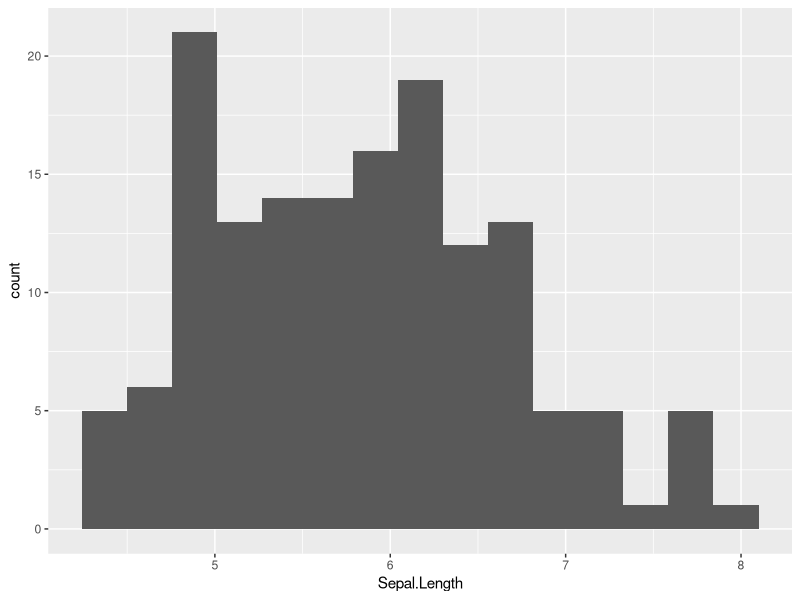
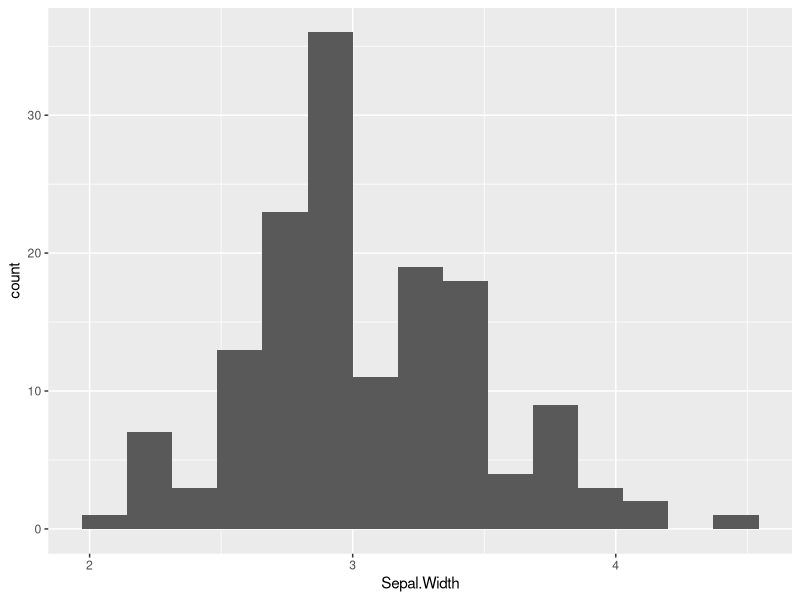
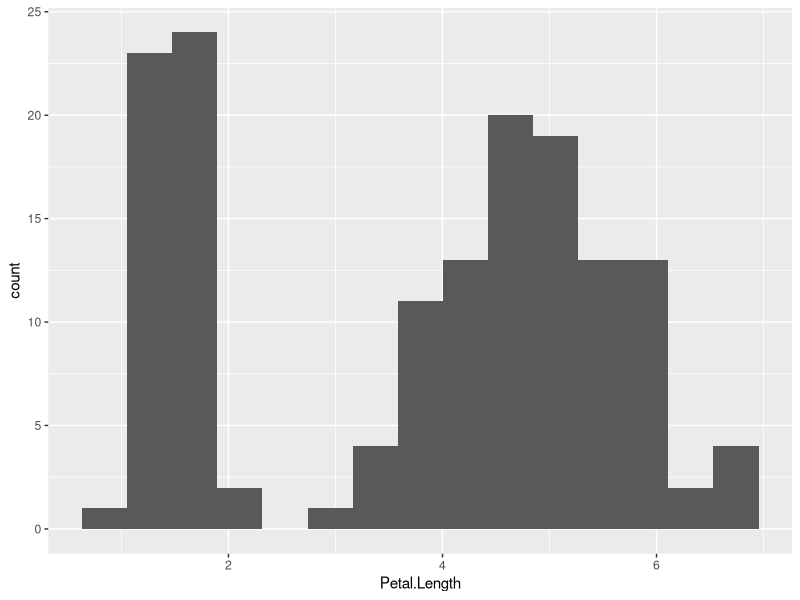
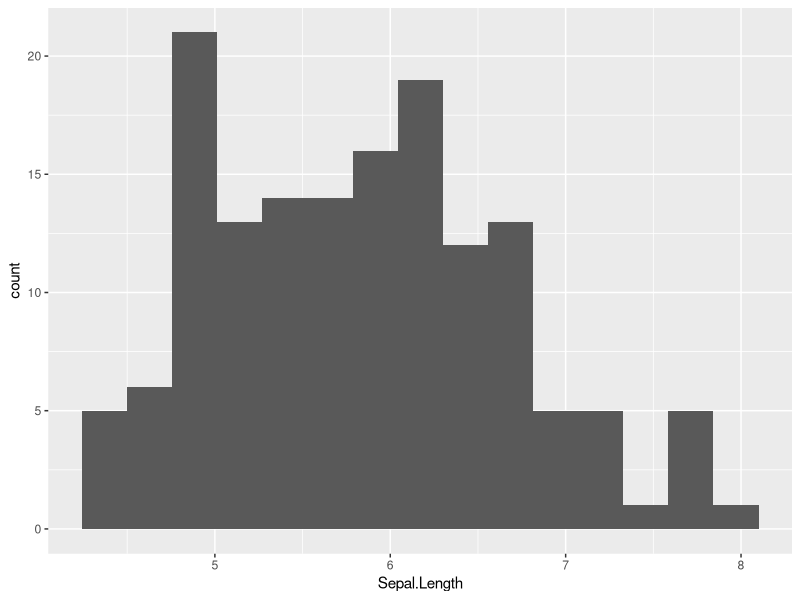
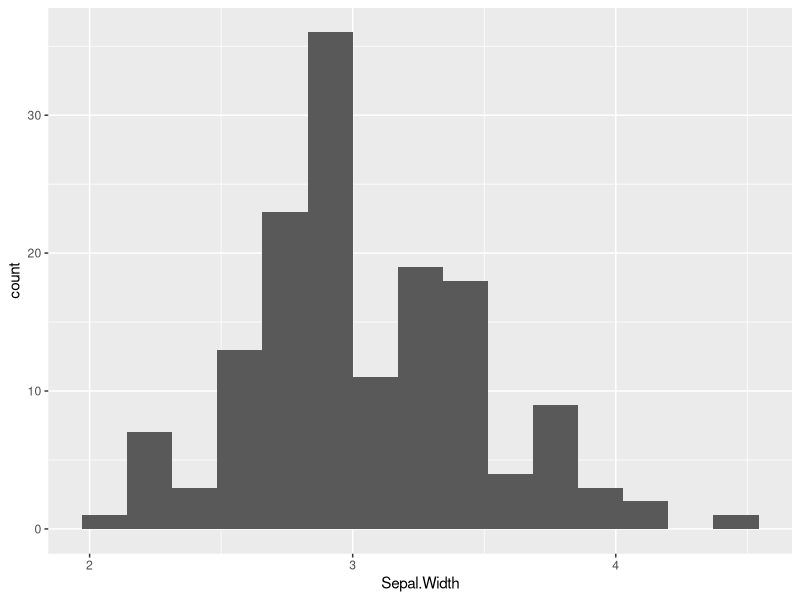
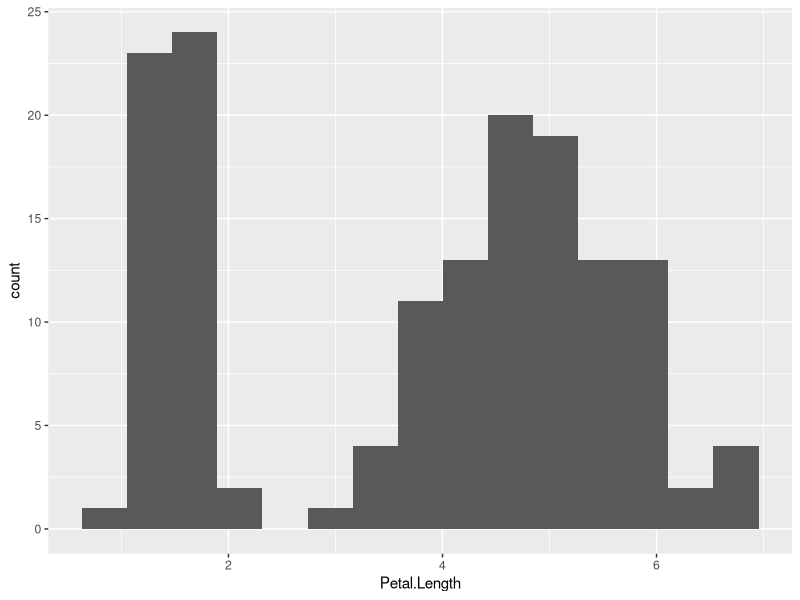
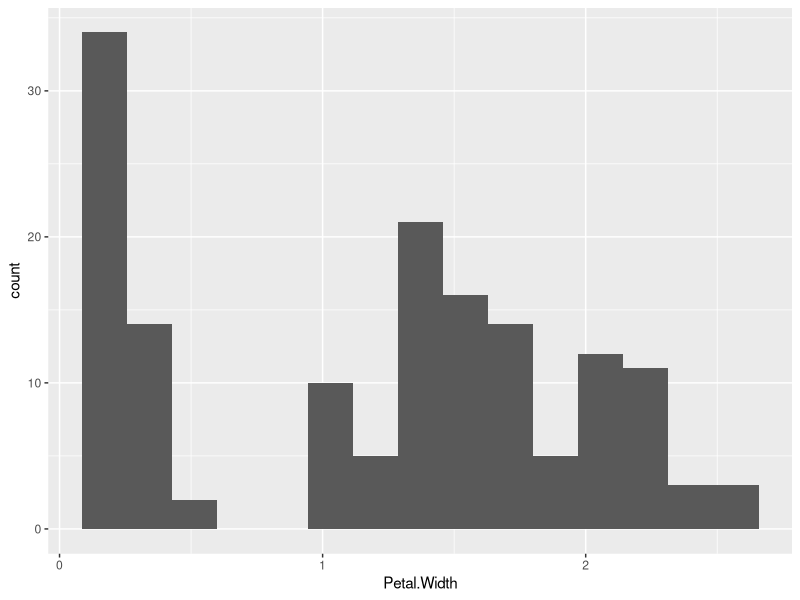

These charts were generated, in order, by the following R code:
## ---- chunk 1
#| label: setup
#| include: false
knitr::opts_chunk$set(
  echo = TRUE,
  message = FALSE,
  warning = FALSE,
  fig.width = 6,
  fig.height = 3.6,
  fig.align = "center",
  dpi = 120,
  fig.path = "_figs/purrr-practice/"
)
library(tidyverse)
## ---- chunk 2
#| label: libraries
set.seed(612)
library(tidyverse)
## ---- chunk 3
#| label: check-claims
#| include: false
mpg_by_cyl <- split(mtcars$mpg, mtcars$cyl)
stopifnot(is.list(map(mpg_by_cyl, mean)))
stopifnot(is.double(map_dbl(mpg_by_cyl, mean)))
stopifnot(all.equal(unlist(map(mpg_by_cyl, mean)), map_dbl(mpg_by_cyl, mean)))
shipping_cost <- pmap_dbl(
  list(c(3, 4, 5), c(2, 5, 8), c(1.5, 2, 2.5)),
  \(base_fee, weight, rate) base_fee + weight * rate
)
stopifnot(all.equal(shipping_cost, c(6, 14, 25)))
## ---- chunk 4
#| label: ex1-worked
mpg_by_cyl <- split(mtcars$mpg, mtcars$cyl)
str(mpg_by_cyl)
map(mpg_by_cyl, mean)
map_dbl(mpg_by_cyl, mean)
## ---- chunk 5
#| label: ex1-solution
hp_by_gear <- split(mtcars$hp, mtcars$gear)
map(hp_by_gear, max)
map_dbl(hp_by_gear, max)
## ---- chunk 6
#| label: ex2-worked
map(iris, class)
iris |>
  select(where(is.numeric)) |>
  map_dbl(sd)
## ---- chunk 7
#| label: ex2-solution
iris |>
  select(where(is.numeric)) |>
  map_dbl(median)
map_chr(iris, class)
## ---- chunk 8
#| label: ex3-worked
map_lgl(airquality, \(x) any(is.na(x)))
map_int(airquality, \(x) sum(is.na(x)))
## ---- chunk 9
#| label: ex3-solution
missing_proportion <- map_dbl(airquality, \(x) mean(is.na(x)))
missing_proportion
missing_any <- map_lgl(airquality, \(x) any(is.na(x)))
names(missing_any)[missing_any]
mean(airquality$Ozone, na.rm = TRUE)
map_dbl(airquality["Ozone"], \(x) mean(x, na.rm = TRUE))
## ---- chunk 10
#| label: ex4-worked
iris |>
  group_by(Species) |>
  summarise(
    across(
      ends_with("Length"),
      list(mean = mean, sd = sd),
      .names = "{.col}_{.fn}"
    ),
    .groups = "drop"
  )
## ---- chunk 11
#| label: ex4-solution
iris |>
  group_by(Species) |>
  summarise(
    across(
      c(Sepal.Width, Petal.Width),
      list(median = median, IQR = IQR),
      .names = "{.col}_{.fn}"
    ),
    .groups = "drop"
  )
## ---- chunk 12
#| label: ex5-worked
mean_sd <- function(x) {
  tibble(mean = mean(x, na.rm = TRUE), sd = sd(x, na.rm = TRUE))
}
length_by_supp <- split(ToothGrowth$len, ToothGrowth$supp)
results <- map(length_by_supp, mean_sd)
results
bind_rows(results, .id = "supp")
## ---- chunk 13
#| label: ex5-solution
five_number <- function(x) {
  tibble(minimum = min(x), median = median(x), maximum = max(x))
}
ToothGrowth$len |>
  split(ToothGrowth$dose) |>
  map(five_number) |>
  bind_rows(.id = "dose")
## ---- chunk 14
#| label: ex6-worked
mpg <- mtcars$mpg[1:5]
distance <- c(100, 150, 80, 120, 200)
price_per_gallon <- 3.50
cost <- map2_dbl(distance, mpg, \(d, m) (d / m) * price_per_gallon)
tibble(car = rownames(mtcars)[1:5], distance, mpg, cost)
## ---- chunk 15
#| label: ex6-solution
d <- c(50, 75, 100, 125, 150)
m <- mtcars$mpg[1:5]
fuel_cost <- map2_dbl(d, m, \(distance, mpg) distance / mpg * 4)
tibble(car = rownames(mtcars)[1:5], fuel_cost)
## ---- chunk 16
#| label: ex7-worked
trips <- tibble(
  car = rownames(mtcars)[1:4],
  distance = c(50, 100, 150, 200),
  mpg = mtcars$mpg[1:4],
  price = c(3.25, 3.50, 3.75, 4.00)
)
trips |>
  mutate(
    cost = pmap_dbl(
      list(distance, mpg, price),
      \(distance, mpg, price) distance / mpg * price
    )
  )
## ---- chunk 17
#| label: ex7-solution
shipping <- tibble(
  weight = c(2, 5, 8),
  rate = c(1.5, 2, 2.5),
  base_fee = c(3, 4, 5)
)
shipping |>
  mutate(
    cost = pmap_dbl(
      list(base_fee, weight, rate),
      \(base_fee, weight, rate) base_fee + weight * rate
    )
  )
## ---- chunk 18
#| label: ex8-worked
fit_slope <- function(data) {
  fit <- lm(weight ~ Time, data = data)
  tibble(slope = unname(coef(fit)["Time"]))
}
ChickWeight |>
  group_by(Diet) |>
  group_map(\(data, key) fit_slope(data))
ChickWeight |>
  group_by(Diet) |>
  group_modify(\(data, key) fit_slope(data)) |>
  ungroup()
## ---- chunk 19
#| label: ex8-solution
model_slopes <- mtcars |>
  group_by(cyl) |>
  group_modify(\(data, key) {
    model <- lm(mpg ~ wt, data = data)
    tibble(wt_slope = unname(coef(model)["wt"]))
  }) |>
  ungroup()
model_slopes
model_slopes |>
  slice_min(wt_slope, n = 1)
## ---- chunk 20
#| label: ex9-worked
numeric_iris <- iris |>
  select(where(is.numeric))
column_reports <- imap_chr(
  numeric_iris,
  \(values, column_name) paste0(column_name, ": mean = ", round(mean(values), 2))
)
column_reports
## ---- chunk 21
#| label: ex9-solution
mtcars |>
  select(where(is.numeric)) |>
  imap_chr(\(values, column_name) paste0(column_name, ": min = ", min(values)))
## ---- chunk 22
#| label: ex10-worked
plot_dir <- file.path(tempdir(), "data612_iris_plots")
unlink(plot_dir, recursive = TRUE)
dir.create(plot_dir)
plot_vars <- c("Sepal.Length", "Sepal.Width", "Petal.Length")
walk(plot_vars, \(var) {
  p <- ggplot(iris, aes(x = .data[[var]])) +
    geom_histogram(bins = 15)
  ggsave(
    filename = file.path(plot_dir, paste0(var, ".png")),
    plot = p,
    width = 5,
    height = 3.5,
    units = "in"
  )
})
list.files(plot_dir)
## ---- chunk 23
#| label: ex10-solution
out_dir <- file.path(tempdir(), "data612_iris_numeric")
unlink(out_dir, recursive = TRUE)
dir.create(out_dir)
numeric_cols <- names(iris)[map_lgl(iris, is.numeric)]
walk(numeric_cols, \(var) {
  p <- ggplot(iris, aes(x = .data[[var]])) +
    geom_histogram(bins = 15)
  ggsave(
    filename = file.path(out_dir, paste0(var, ".png")),
    plot = p,
    width = 5,
    height = 3.5,
    units = "in"
  )
})
saved_files <- list.files(out_dir)
saved_files
length(saved_files)
## ---- chunk 24
#| label: ex11-worked
# Split the temperature vector into groups defined by Month.
temp_by_month <- split(airquality$Temp, airquality$Month)

names(temp_by_month)  # Group labels
lengths(temp_by_month) # Days in each month
str(temp_by_month)    # A list of numeric vectors

map(temp_by_month, max)       # List output
map_dbl(temp_by_month, max)   # Named double vector
map_dbl(temp_by_month, mean)  # Average temperature by month
## ---- chunk 25
#| label: ex11-solution
wind_by_month <- split(airquality$Wind, airquality$Month)
map_dbl(wind_by_month, min)
map_dbl(wind_by_month, \(x) max(x) - min(x))
## ---- chunk 26
#| label: ex12-worked
iris_groups <- split(iris, iris$Species)

class(iris_groups)             # list
map_int(iris_groups, nrow)     # rows per species
map_int(iris_groups, ncol)     # columns per species
names(iris_groups)            # species labels

# Each element is a complete data frame, so we can use multiple columns.
map_dbl(iris_groups, \(d) cor(d$Sepal.Length, d$Petal.Length))
## ---- chunk 27
#| label: ex12-solution
cars_by_cyl <- split(mtcars, mtcars$cyl)
map_int(cars_by_cyl, nrow)
map_dbl(cars_by_cyl, \(d) mean(d$mpg))
## ---- chunk 28
#| label: ex13-worked
# Airquality has missing values in some columns.
map_int(airquality, \(x) sum(is.na(x)))

# Without na.rm, the Ozone average is missing.
mean(airquality$Ozone)
mean(airquality$Ozone, na.rm = TRUE)

# Compute means for every column safely.
map_dbl(airquality, \(x) mean(x, na.rm = TRUE))
## ---- chunk 29
#| label: ex13-solution
map_dbl(airquality, \(x) median(x, na.rm = TRUE))
map_dbl(airquality, \(x) unname(quantile(x, probs = 0.90, na.rm = TRUE)))
## ---- chunk 30
#| label: ex14-worked
map_lgl(iris, is.numeric)               # Which columns are numeric?
map_lgl(iris, is.factor)                # Which columns are factors?
map_lgl(iris, \(x) any(is.na(x)))       # Any missing values?
map_lgl(iris, \(x) length(unique(x)) > 10) # More than 10 distinct values?
## ---- chunk 31
#| label: ex14-solution
map_lgl(mtcars, \(x) length(unique(x)) >= 10)
map_lgl(mtcars, \(x) any(x > 200))
## ---- chunk 32
#| label: ex15-worked
# imap() passes both the column itself (x) and its name (nm).
column_messages <- imap_chr(
  iris,
  \(x, nm) paste(nm, "contains", length(unique(x)), "distinct values")
)
column_messages
## ---- chunk 33
#| label: ex15-solution
map_messages <- imap_chr(
  mtcars,
  \(x, nm) paste0(nm, ": mean = ", sprintf("%.2f", mean(x)))
)
map_messages
## ---- chunk 34
#| label: ex16-worked
# Center only numeric columns; leave the Species factor unchanged.
centered <- map_if(
  iris,
  is.numeric,
  \(x) x - mean(x)
)

class(centered)         # list
map_chr(centered, \(x) class(x)[1])
map_dbl(centered[1:4], mean)  # Approximately zero

# Convert the list back to a data frame if needed.
centered_df <- as_tibble(centered)
## ---- chunk 35
#| label: ex16-solution
scaled_columns <- map_if(iris, is.numeric, \(x) x / sd(x))
result <- as_tibble(scaled_columns)
dim(result)
class(result$Species)

# An equivalent dplyr approach:
result_dplyr <- iris %>%
  mutate(across(where(is.numeric), \(x) x / sd(x)))
## ---- chunk 36
#| label: ex17-worked
hp_by_gear <- split(mtcars$hp, mtcars$gear)

# A different horsepower cutoff for each gear group.
cutoffs <- c(`3` = 150, `4` = 100, `5` = 200)

# Match cutoffs to the order of the list's group names.
cutoffs <- cutoffs[names(hp_by_gear)]

map2_int(
  hp_by_gear,
  cutoffs,
  \(horsepower, limit) sum(horsepower > limit)
)
## ---- chunk 37
#| label: ex17-solution
fractions <- map2_dbl(
  hp_by_gear,
  cutoffs,
  \(horsepower, limit) mean(horsepower > limit)
)
fractions
all(fractions >= 0 & fractions <= 1)
## ---- chunk 38
#| label: ex18-worked
# Fit a model to the built-in mtcars dataset.
fit <- lm(mpg ~ wt + hp, data = mtcars)

# Use three observations as a demonstration.
new_cars <- mtcars[1:3, c("wt", "hp")]

# Each iteration receives wt and hp from one row.
predictions <- pmap_dbl(
  new_cars,
  \(wt, hp) {
    new_observation <- data.frame(wt = wt, hp = hp)
    as.numeric(predict(fit, newdata = new_observation))
  }
)
predictions

# Check against the usual vectorized prediction call.
predict(fit, newdata = new_cars)
## ---- chunk 39
#| label: ex18-solution
five_cars <- mtcars[1:5, c("wt", "hp")]

five_predictions <- pmap_dbl(
  five_cars,
  \(wt, hp) as.numeric(predict(
    fit,
    newdata = data.frame(wt = wt, hp = hp)
  ))
)

five_predictions
all.equal(unname(five_predictions), unname(predict(fit, newdata = five_cars)))
## ---- chunk 40
#| label: ex19-worked
# Method A: split + map()
cars_by_cyl <- split(mtcars, mtcars$cyl)
models <- map(cars_by_cyl, \(d) lm(mpg ~ wt, data = d))
map_dbl(models, \(model) unname(coef(model)["wt"]))

# Method B: group_modify() returns a combined data frame.
slopes <- mtcars %>%
  group_by(cyl) %>%
  group_modify(\(d, key) {
    fit_group <- lm(mpg ~ wt, data = d)
    tibble(slope = unname(coef(fit_group)["wt"]))
  })
slopes
## ---- chunk 41
#| label: ex19-solution
mtcars %>%
  group_by(cyl) %>%
  group_modify(\(d, key) {
    group_fit <- lm(mpg ~ hp, data = d)
    tibble(hp_slope = unname(coef(group_fit)["hp"]))
  })
## ---- chunk 42
#| label: ex20-worked
# Create a temporary directory, rather than cluttering the project folder.
output_dir <- file.path(tempdir(), "data612_species")
dir.create(output_dir, showWarnings = FALSE)

species_data <- split(iris, iris$Species)

# walk2() pairs each group name with its corresponding data frame.
walk2(
  names(species_data),
  species_data,
  \(nm, d) write.csv(
    d,
    file = file.path(output_dir, paste0(nm, ".csv")),
    row.names = FALSE
  )
)

list.files(output_dir)
## ---- chunk 43
#| label: ex20-solution
gear_dir <- file.path(tempdir(), "data612_gears")
dir.create(gear_dir, showWarnings = FALSE)

cars_by_gear <- split(mtcars, mtcars$gear)
walk2(
  names(cars_by_gear),
  cars_by_gear,
  \(gear_name, group_data) write.csv(
    group_data,
    file.path(gear_dir, paste0("gear_", gear_name, ".csv")),
    row.names = FALSE
  )
)

list.files(gear_dir)
length(list.files(gear_dir)) == 3
